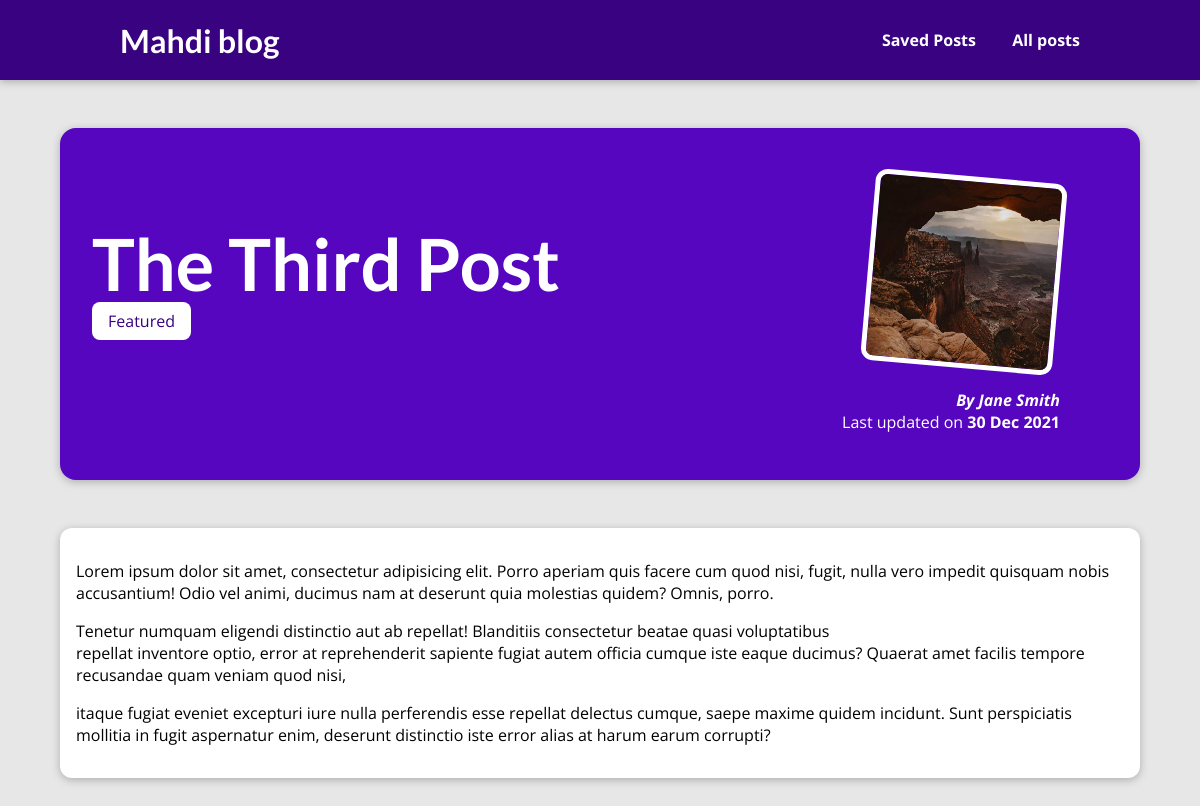
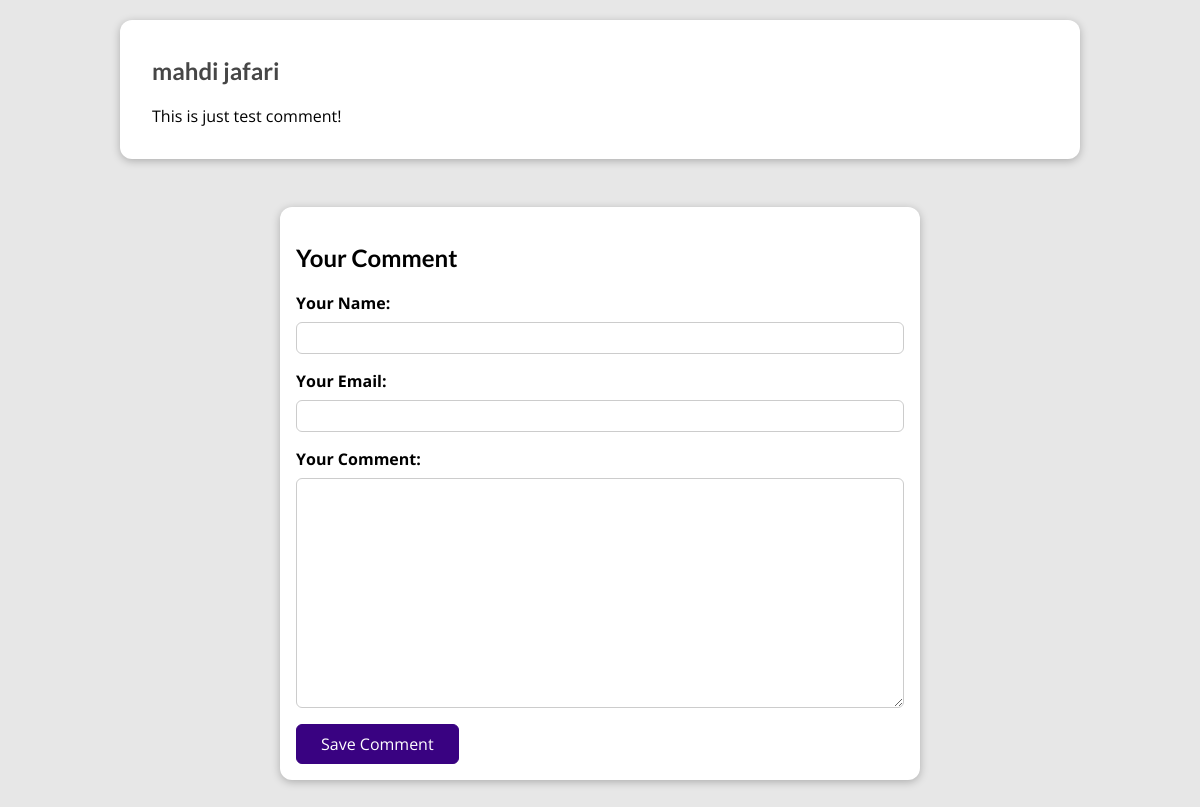
Before: /posts/the-third-post with the older database file (2 pictures, top to bottom).
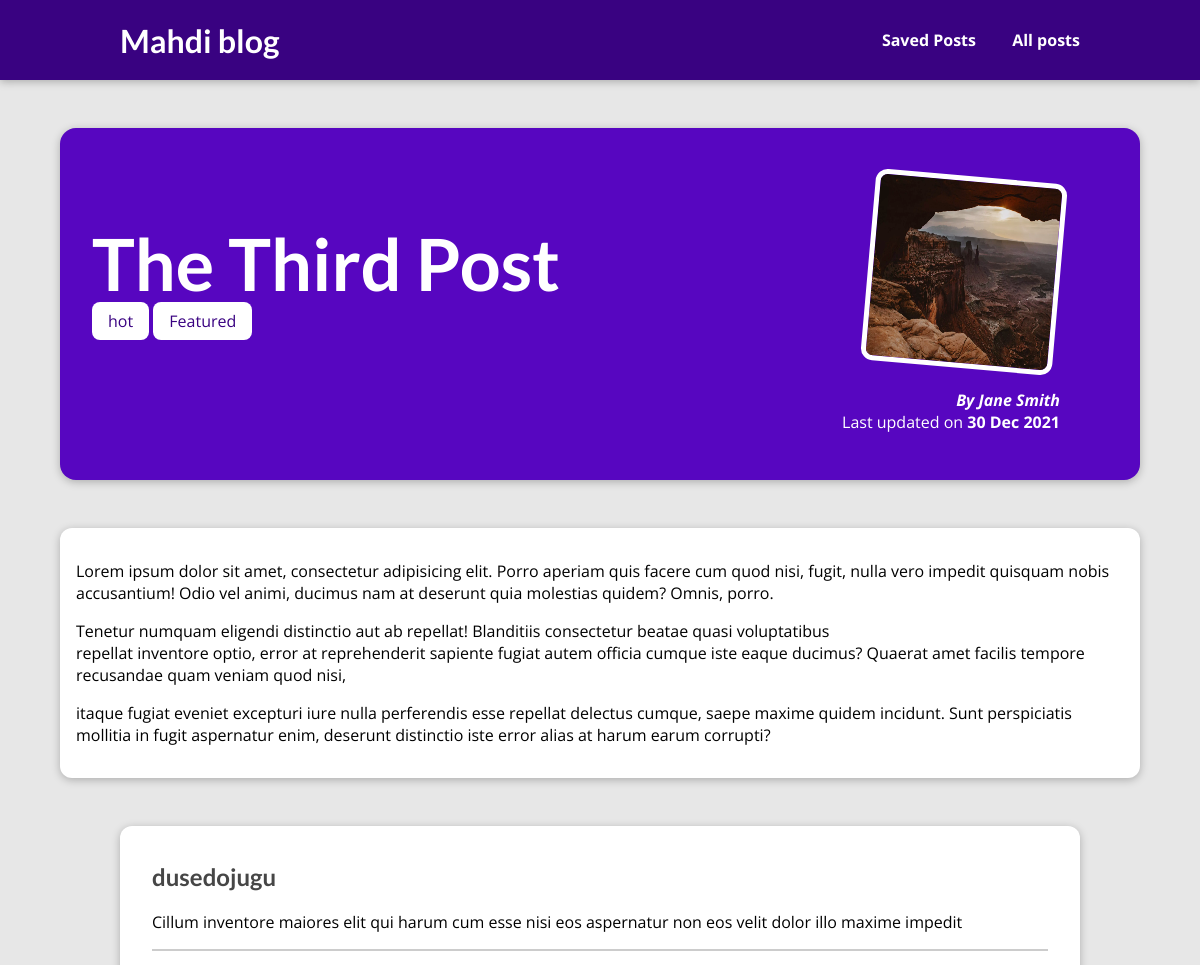
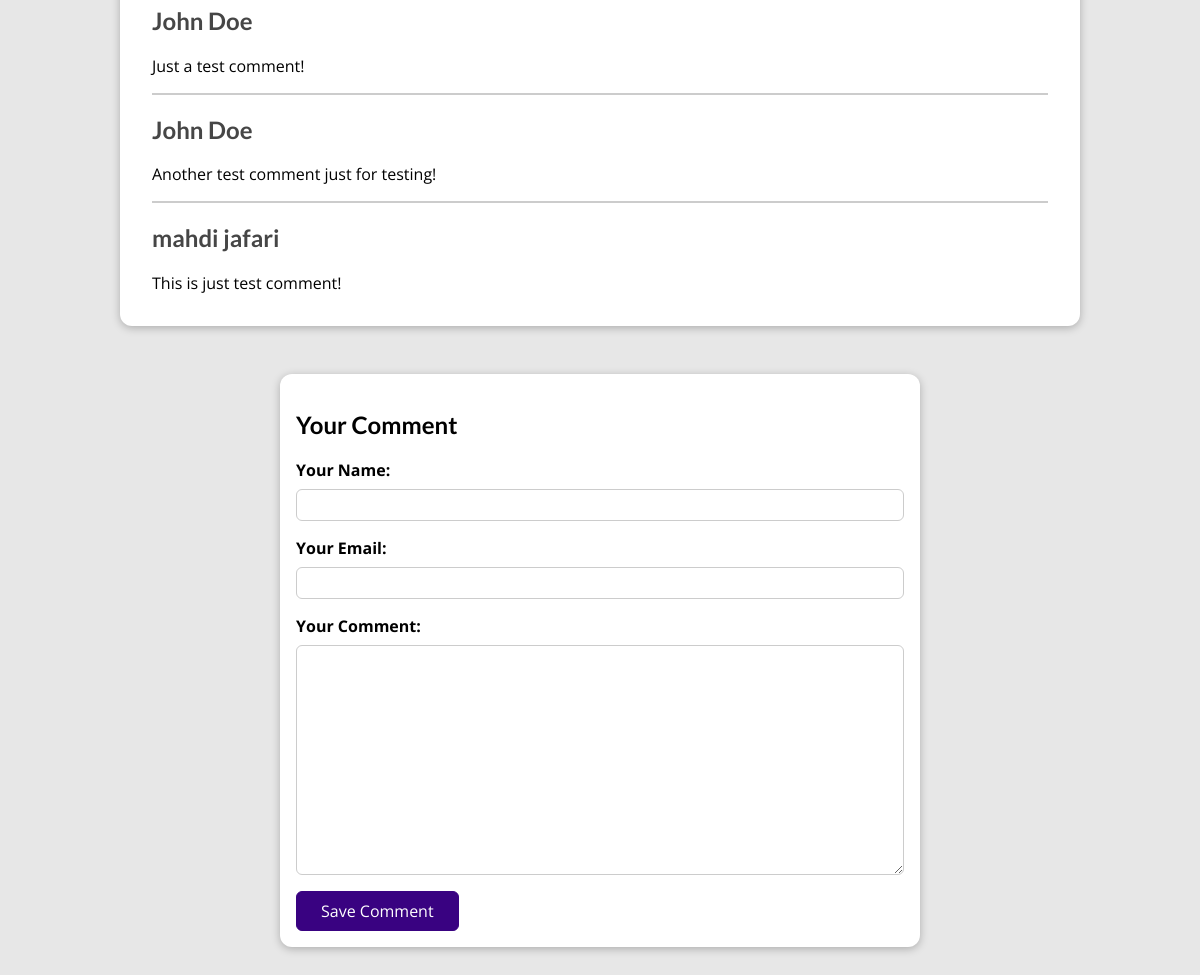
After: the same page with the newer database file (2 pictures, top to bottom).
### blog/models.py (models this page shows, shortened)
class Post(models.Model):
    title = models.CharField(max_length=100)
    excerpt = models.TextField()
    image = models.ImageField(upload_to='posts')
    date = models.DateField(auto_now=True, )
    slug = models.SlugField(max_length=100, unique=True, db_index=True)
    content = models.TextField(max_length=10000, validators=[MinLengthValidator(10)])
    author = models.ForeignKey(Author, on_delete=models.CASCADE, related_name='posts')
    tags = models.ManyToManyField('Tag')
    class Meta:
        verbose_name = 'Post'
        verbose_name_plural = 'Posts'

class Tag(models.Model):
    caption = models.CharField(max_length=100)
    class Meta:
        verbose_name = 'Tag'
        verbose_name_plural = 'Tags'
    def __str__(self):
        return self.caption

class Author(models.Model):
    first_name = models.CharField(max_length=100)
    last_name = models.CharField(max_length=100)
    email = models.EmailField(max_length=254)
    class Meta:
        verbose_name = 'Author'
        verbose_name_plural = 'Authors'
    def __str__(self):
        return self.first_name + ' ' + self.last_name

class Comment(models.Model):
    user_name = models.CharField(max_length=100)
    user_email = models.EmailField(max_length=254)
    text = models.TextField(max_length=400, validators=[MinLengthValidator(10), MaxLengthValidator(400)])
    post = models.ForeignKey(Post, on_delete=models.CASCADE, related_name='comments')
    class Meta:
        verbose_name = 'Comment'
        verbose_name_plural = 'Comments'

### blog/views.py (the view, shortened to what this page needs)
# urls.py: path('posts/<slug:slug>', PostDetailsView.as_view(), name='post_details'),
class PostDetailsView(View):
    def get(self, request, slug, *args, **kwargs):
        post = Post.objects.get(slug=slug)
        context = {
            'post': post,
            'tags': post.tags.all(),
            'form': CommentForm(),
            'comments': post.comments.all().order_by('-id')
        }
        return render(request, 'blog/post_details.html', context)

### blog/forms.py
class CommentForm(forms.ModelForm):
    class Meta:
        model = Comment
        exclude = ('post',)
        labels = {
            'user_name': 'Your Name',
            'user_email': 'Your Email',
            'text': 'Your Comment'
        }

### blog/templates/blog/post_details.html (shortened to what this page needs)
{% extends 'base.html' %}
{% load static %}
{% block css %}
    <link rel="stylesheet" href="{% static '/blog/post_details.css' %}">
{% endblock css %}
{% block content %}
<section id="summary">
    <h2>{{ post.title|title }}</h2>
    {% for tag in tags %}
        <span class="tag">{{ tag }}</span>
    {% endfor %}
    <article>
        <img src="{{ post.image.url }}" alt="{{ post.title|title }}">
        <address>
            By
            <a href="mailto:{{ post.author.email }}">
                {{ post.author|title }}
            </a>
        </address>
        <div>
            Last updated on <time>{{ post.date|date:"d M Y" }}</time>
        </div>
    </article>
</section>
<main>
    <p>{{ post.content|linebreaks }}</p>
</main>
<section id="comments">
    <ul>
        {% for comment in comments %}
            <li>
                <h2>{{ comment.user_name }}</h2>
                <p>{{ comment.text|linebreaks }}</p>
            </li>
        {% endfor %}
    </ul>
</section>
<section id="comment-form">
    <h2>Your Comment</h2>
    <form action="{% url 'post_details' post.slug %}" method="post">
        {% for form_field in form %}
            <div class="form-control {% if form_field.errors %}invalid{% endif %}">
                {{ form_field.label_tag }}
                {{ form_field }}
            </div>
        {% endfor %}
        <button>Save Comment</button>
    </form>
</section>
{% endblock content %}

### templates/base.html (shortened to what this page needs)
{% load static %}
<!DOCTYPE html>
<html lang="en">
<head>
    <link rel="stylesheet" href="{% static 'app.css' %}">
    {% block css %}{% endblock css %}
</head>
<body>
    <header id="main-navigation">
        <h1><a href="{% url 'home' %}">Mahdi blog</a></h1>
        <nav>
            <a href="{% url 'saved_posts' %}">Saved Posts</a>
            <a href="{% url 'posts' %}" style="margin-left: 2rem;">All posts</a>
        </nav>
    </header>
    {% block content %}{% endblock content %}
</body>
</html>

### static/app.css (style rules this page uses)
* { box-sizing: border-box; }
html { font-family: 'Open Sans', 'Lato', sans-serif; }
body { margin: 0; }
h1, h2, h3 { font-family: 'Lato', sans-serif; font-weight: bold; }
#main-navigation { width: 100%; height: 5rem; display: flex; justify-content: space-between; align-items: center; padding: 0 10%; position: absolute; top: 0; left: 0; }
#main-navigation a { text-decoration: none; color: white; font-weight: bold; }

### blog/static/blog/post_details.css (style rules this page uses)
body { background-color: #e7e7e7; }
#main-navigation { background-color: #390281; box-shadow: 0 2px 8px rgba(0, 0, 0, 0.25); }
#summary { margin: 8rem auto 3rem auto; padding: 2rem; width: 90%; max-width: 90rem; border-radius: 16px; background-color: #5706c0; position: relative; box-shadow: 0 2px 8px rgba(0, 0, 0, 0.25); height: 22rem; }
#summary h2 { color: white; font-size: 4.5rem; margin-bottom: 0.25rem; }
#summary article { position: absolute; top: 2rem; right: 3rem; padding: 1rem 2rem; border-radius: 12px; text-align: right; color: white; }
#summary article img { width: 12rem; height: 12rem; border-radius: 12px; transform: rotateZ(5deg); border: 5px solid white; margin-bottom: 1rem; }
#summary address { font-weight: bold; }
#summary a { color: white; text-decoration: none; }
#summary time { font-weight: bold; }
main { width: 90%; max-width: 90rem; margin: 3rem auto; background-color: white; padding: 1rem; border-radius: 12px; box-shadow: 0 2px 8px rgba(0, 0, 0, 0.25); }
.tag { background-color: white; color: #390281; padding: 0.5rem 1rem; border-radius: 8px; }
#comment-form { margin: 3rem auto; width: 90%; max-width: 40rem; border-radius: 12px; background-color: white; box-shadow: 0 2px 8px rgba(0, 0, 0, 0.25); padding: 1rem; }
#comment-form button { font: inherit; background-color: #390281; color: white; border: 1px solid #390281; padding: 0.5rem 1.5rem; border-radius: 6px; cursor: pointer; }
.form-control { margin-bottom: 1rem; }
.form-control label { font-weight: bold; margin-bottom: 0.5rem; display: block; }
.form-control input, .form-control textarea { display: block; width: 100%; font: inherit; padding: 0.25rem; border-radius: 6px; border: 1px solid #ccc; }
#comments { margin: 3rem auto; width: 90%; max-width: 60rem; border-radius: 12px; background-color: white; box-shadow: 0 2px 8px rgba(0, 0, 0, 0.25); padding: 1rem 2rem; }
#comments ul { list-style: none; margin: 0; padding: 0; }
#comments li { margin-bottom: 1rem; border-bottom: 2px solid #ccc; }
#comments li:last-of-type { border-bottom: none; }
#comments h2 { color: #464646; }

Changed rows visible on the page:
now on this page (row unchanged): Tag: caption "hot"
added Comment: user_name "dusedojugu", text "Cillum inventore maiores elit qui harum cum esse nisi eos aspernatur non eos velit dolor illo maxime impedit"
added Comment: user_name "John Doe", text "Just a test comment!"
added Comment: user_name "John Doe", text "Another test comment just for testing!"
